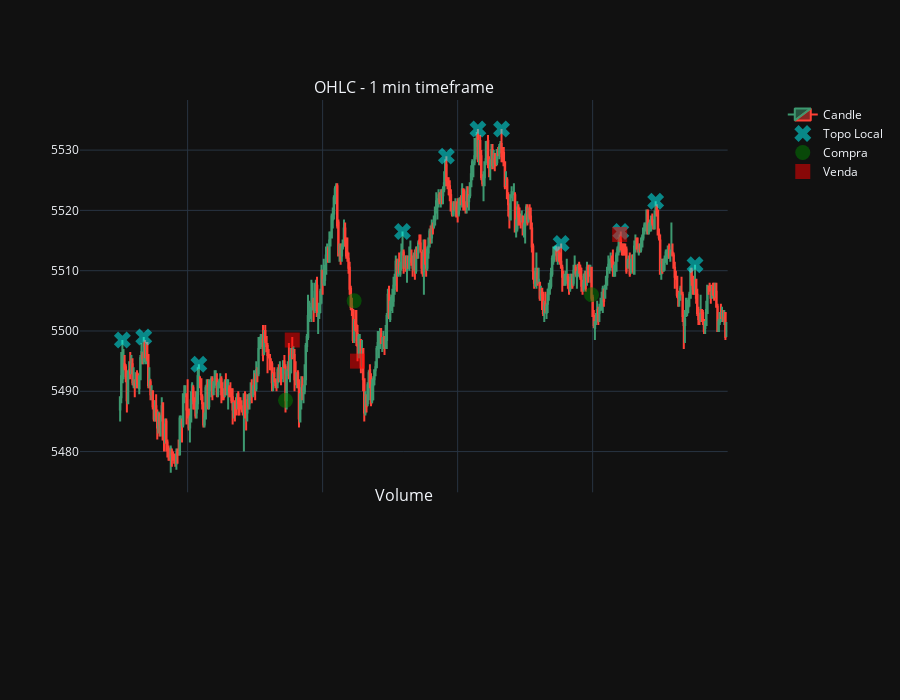

The code cell stored with this chart in its notebook:
### Code cell
#Plotando um exemplo da amostra: exibindo max locais, entradas e saídas

dateBegin =  datetime(2022,1,24,0,0)
dateEnd = datetime(2022,1,25,0)

df2 = df[(df.time >= dateBegin) & (df.time <= dateEnd)].copy()

fig = make_subplots(rows=2, cols=1, shared_xaxes=True, specs=[[{"secondary_y": False}], [{"secondary_y": True}]],
                    vertical_spacing=0.03, subplot_titles=('OHLC - 1 min timeframe', 'Volume'), row_width=[0.2, 0.7])
                    
fig.add_trace(go.Candlestick(x=df2.time, open=df2['open'], high=df2['high'], low=df2['low'], close=df2['close'], name="Candle"), row=1, col=1)
fig.add_trace(go.Scatter(x=df2[df2["local_max"] == 1].time, y=df2[df2["local_max"] == 1]["high"], name="Topo Local", mode="markers", marker_color="cyan", marker_symbol="x", marker_size=15, opacity=0.5), row=1, col=1)
fig.add_trace(go.Scatter(x=df2[df2["local_entry"] == 1].time, y=df2[df2["local_entry"] == 1]["entry_value"], name="Compra", mode="markers", marker_color="green", marker_symbol="circle", marker_size=15, opacity=0.5), row=1, col=1)
fig.add_trace(go.Scatter(x=df2[df2["exit"] == 1].time, y=df2[df2["exit"] == 1]["exit_value"], name="Venda", mode="markers", marker_color="red", marker_symbol="square", marker_size=15, opacity=0.5), row=1, col=1)

fig.update_layout(template="plotly_dark", xaxis_rangeslider_visible=False, height=700)
fig.update_xaxes(rangebreaks=[dict(bounds=["sat", "mon"]), dict(bounds=[18, 9], pattern="hour")])

fig.show()

### Figure 1 — Plotly figure (JSON) as saved in the notebook; plotly's stock layout.template omitted (floating-point values rounded to 4 significant figures; data arrays with more than 128 entries replaced by an {"elided": "..."} marker saying what was removed)
{"data": [{"close": {"elided": "570 float values"}, "high": {"elided": "570 float values"}, "low": {"elided": "570 float values"}, "name": "Candle", "open": {"elided": "570 float values"}, "type": "candlestick", "x": {"elided": "570 str values"}, "xaxis": "x", "yaxis": "y"}, {"marker": {"color": "cyan", "size": 15, "symbol": "x"}, "mode": "markers", "name": "Topo Local", "opacity": 0.5, "type": "scatter", "x": ["2022-01-24T09:02:00", "2022-01-24T09:21:00", "2022-01-24T10:10:00", "2022-01-24T13:11:00", "2022-01-24T13:50:00", "2022-01-24T14:18:00", "2022-01-24T14:39:00", "2022-01-24T15:32:00", "2022-01-24T16:25:00", "2022-01-24T16:56:00", "2022-01-24T17:31:00"], "xaxis": "x", "y": [5498.0, 5499, 5494.0, 5516.0, 5529, 5534.0, 5534.0, 5514.0, 5516.0, 5522.0, 5511], "yaxis": "y"}, {"marker": {"color": "green", "size": 15, "symbol": "circle"}, "mode": "markers", "name": "Compra", "opacity": 0.5, "type": "scatter", "x": ["2022-01-24T11:27:00", "2022-01-24T12:28:00", "2022-01-24T15:59:00"], "xaxis": "x", "y": [5488.0, 5505, 5506], "yaxis": "y"}, {"marker": {"color": "red", "size": 15, "symbol": "square"}, "mode": "markers", "name": "Venda", "opacity": 0.5, "type": "scatter", "x": ["2022-01-24T11:33:00", "2022-01-24T12:31:00", "2022-01-24T16:24:00"], "xaxis": "x", "y": [5498.0, 5495, 5516], "yaxis": "y"}], "layout": {"annotations": [{"font": {"size": 16}, "showarrow": false, "text": "OHLC - 1 min timeframe", "x": 0.47, "xanchor": "center", "xref": "paper", "y": 1, "yanchor": "bottom", "yref": "paper"}, {"font": {"size": 16}, "showarrow": false, "text": "Volume", "x": 0.47, "xanchor": "center", "xref": "paper", "y": 0.2156, "yanchor": "bottom", "yref": "paper"}], "height": 700, "xaxis": {"anchor": "y", "domain": [0, 0.94], "matches": "x2", "rangebreaks": [{"bounds": ["sat", "mon"]}, {"bounds": [18, 9], "pattern": "hour"}], "rangeslider": {"visible": false}, "showticklabels": false}, "xaxis2": {"anchor": "y2", "domain": [0, 0.94], "rangebreaks": [{"bounds": ["sat", "mon"]}, {"bounds": [18, 9], "pattern": "hour"}]}, "yaxis": {"anchor": "x", "domain": [0.2456, 1]}, "yaxis2": {"anchor": "x2", "domain": [0, 0.2156]}, "yaxis3": {"anchor": "x2", "overlaying": "y2", "side": "right"}}}
